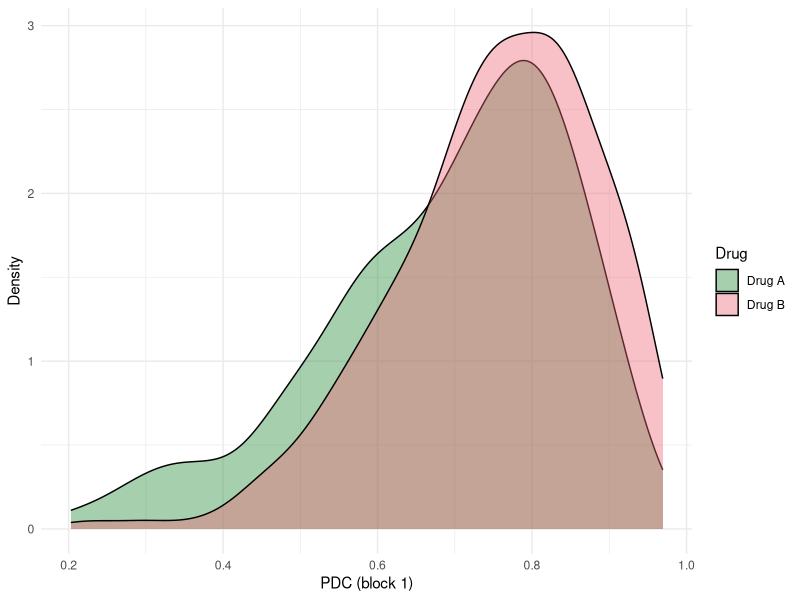
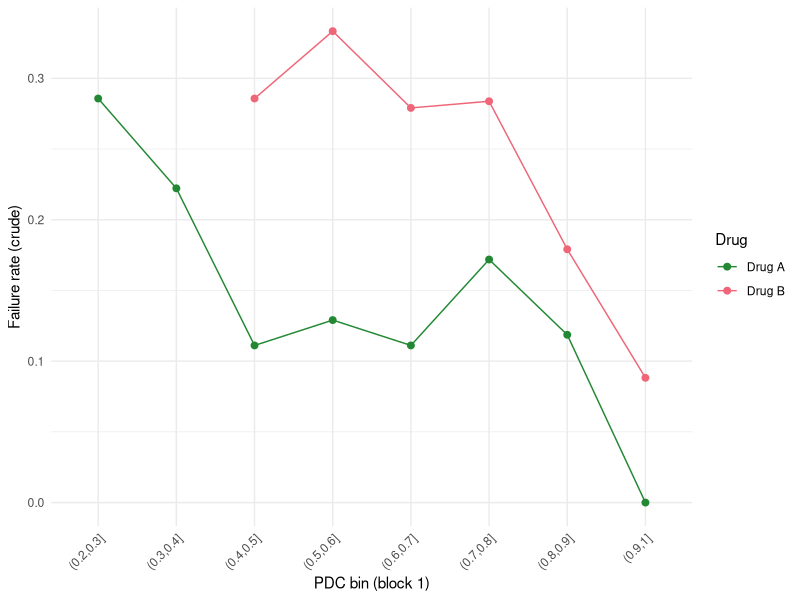

These figures' R source, in order:
## ---- chunk 1
#| include: false
knitr::opts_chunk$set(
  collapse = TRUE,
  comment = "#>",
  fig.width = 7,
  fig.height = 4,
  fig.align = "center"
)
library(tidyverse)
## ---- chunk 2
#| label: sim-dgp
# Simplified DGP for the adherence forgiveness simulation
# Based on sim_v4_dgp.R from the adherence simulation project

simulate_adherence_data <- function(n = 500, K = 4, seed = 2026) {
  set.seed(seed)

  # Parameters
  alpha0 <- 1.30; alphaA <- -0.35; alphaW <- -0.20; alphaL <- -0.30
  rho <- 0.45; sigma_u <- 0.50; sigma_e <- 0.65
  beta0 <- 0.0; betaW <- 0.30; betaA <- 0.0; betaLag <- 0.35; betaP <- 0.80
  sigma_L <- 0.50
  gamma0 <- -3.80; gammaL <- 0.50; gammaW <- 0.30
  gammaP <- 2.50; gammaA <- 0.0; gammaAP <- -1.20

  # Baseline
  W0 <- rnorm(n)
  A0 <- rbinom(n, 1, 0.5)  # 1 = Drug A, 0 = Drug B
  u_i <- rnorm(n, 0, sigma_u)
  mu_i <- alpha0 + alphaA * A0 + alphaW * W0 + u_i

  # Storage
  L_mat <- PDC_mat <- matrix(NA_real_, n, K)
  Y_mat <- matrix(0L, n, K)
  eta_prev <- rep(NA_real_, n)
  failed <- rep(FALSE, n)

  for (t in 1:K) {
    # Time-varying health confounder L_t
    noise_L <- rnorm(n, 0, sigma_L)
    if (t == 1) {
      L_mat[, t] <- beta0 + betaW * W0 + betaA * A0 + noise_L
    } else {
      L_mat[, t] <- beta0 + betaW * W0 + betaA * A0 +
        betaLag * L_mat[, t-1] + betaP * (1 - PDC_mat[, t-1]) + noise_L
    }

    # Adherence (PDC) on logit scale with AR(1) persistence
    noise_e <- rnorm(n, 0, sigma_e)
    if (t == 1) {
      eta_t <- mu_i + noise_e
    } else {
      eta_t <- (1 - rho) * mu_i + rho * eta_prev + alphaL * L_mat[, t-1] + noise_e
    }
    PDC_mat[, t] <- plogis(eta_t)
    eta_prev <- eta_t

    # Virologic failure (absorbing)
    at_risk <- !failed
    if (any(at_risk)) {
      lp <- gamma0 + gammaL * L_mat[at_risk, t] + gammaW * W0[at_risk] +
        gammaP * (1 - PDC_mat[at_risk, t]) + gammaA * A0[at_risk] +
        gammaAP * A0[at_risk] * (1 - PDC_mat[at_risk, t])
      new_fail <- rbinom(sum(at_risk), 1, plogis(lp)) == 1L
      idx <- which(at_risk)
      Y_mat[idx[new_fail], t] <- 1L
      failed[idx[new_fail]] <- TRUE
    }
    if (t > 1) Y_mat[Y_mat[, t-1] == 1L, t] <- 1L
  }

  # Assemble wide data
  df <- data.frame(id = 1:n, W0 = W0, A0 = A0)
  for (t in 1:K) {
    df[[paste0("L_", t)]]   <- L_mat[, t]
    df[[paste0("PDC_", t)]] <- PDC_mat[, t]
    df[[paste0("Y_", t)]]   <- Y_mat[, t]
  }
  df$Y_final <- as.integer(rowSums(Y_mat) > 0)
  attr(df, "K") <- K
  df
}

dat <- simulate_adherence_data(n = 500, K = 4, seed = 2026)
## ---- chunk 3
#| label: fig-adherence-dist
#| fig-cap: "PDC distributions at block 1 by drug. Drug A patients have slightly lower mean adherence (the drug assignment shifts the adherence intercept), but Drug A is more forgiving of that lower adherence."
#| code-fold: true
dat |>
  mutate(Drug = ifelse(A0 == 1, "Drug A", "Drug B")) |>
  ggplot(aes(x = PDC_1, fill = Drug)) +
  geom_density(alpha = 0.4) +
  labs(x = "PDC (block 1)", y = "Density") +
  scale_fill_manual(values = c("Drug A" = "#228833", "Drug B" = "#EE6677")) +
  theme_minimal()
## ---- chunk 4
# Cohort summary
dat |>
  mutate(Drug = ifelse(A0 == 1, "Drug A", "Drug B")) |>
  group_by(Drug) |>
  summarise(
    n = n(),
    mean_PDC_1 = round(mean(PDC_1), 3),
    failure_pct = round(100 * mean(Y_final), 1),
    .groups = "drop"
  ) |>
  as.data.frame()
## ---- chunk 5
#| label: fig-naive-forgiveness
#| fig-cap: "Naive (crude) adherence-outcome relationship. Each point shows the failure rate among patients with PDC in that bin during block 1. The steep relationship is partly causal and partly confounded by the treatment-confounder feedback."
#| code-fold: true
dat |>
  mutate(
    Drug = ifelse(A0 == 1, "Drug A", "Drug B"),
    PDC_bin = cut(PDC_1, breaks = seq(0, 1, 0.1), include.lowest = TRUE)
  ) |>
  group_by(Drug, PDC_bin) |>
  summarise(failure_rate = mean(Y_final), n = n(), .groups = "drop") |>
  filter(n >= 5) |>
  ggplot(aes(x = PDC_bin, y = failure_rate, color = Drug, group = Drug)) +
  geom_point(size = 2) +
  geom_line() +
  labs(x = "PDC bin (block 1)", y = "Failure rate (crude)") +
  scale_color_manual(values = c("Drug A" = "#228833", "Drug B" = "#EE6677")) +
  theme_minimal() +
  theme(axis.text.x = element_text(angle = 45, hjust = 1))
